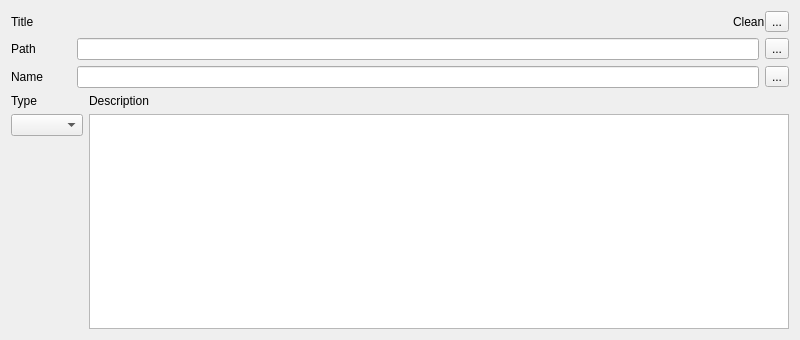
<?xml version="1.0" encoding="UTF-8"?>
<ui version="4.0">
 <class>ImageDialog</class>
 <widget class="QewExtensibleDialog" name="ImageDialog">
  <property name="geometry">
   <rect>
    <x>0</x>
    <y>0</y>
    <width>800</width>
    <height>340</height>
   </rect>
  </property>
  <property name="sizePolicy">
   <sizepolicy hsizetype="Expanding" vsizetype="Expanding">
    <horstretch>0</horstretch>
    <verstretch>0</verstretch>
   </sizepolicy>
  </property>
  <property name="minimumSize">
   <size>
    <width>800</width>
    <height>250</height>
   </size>
  </property>
  <property name="windowTitle">
   <string>ImageDialog</string>
  </property>
  <property name="whatsThis">
   <string/>
  </property>
  <layout class="QVBoxLayout" name="verticalLayout_3">
   <item>
    <layout class="QHBoxLayout" name="horizontalLayout_5">
     <item>
      <widget class="QLabel" name="titleLabel">
       <property name="text">
        <string>Title</string>
       </property>
      </widget>
     </item>
     <item>
      <spacer name="horizontalSpacer">
       <property name="orientation">
        <enum>Qt::Horizontal</enum>
       </property>
       <property name="sizeHint" stdset="0">
        <size>
         <width>0</width>
         <height>20</height>
        </size>
       </property>
      </spacer>
     </item>
     <item>
      <widget class="QWidget" name="cleanWidget" native="true">
       <property name="sizePolicy">
        <sizepolicy hsizetype="Minimum" vsizetype="Preferred">
         <horstretch>0</horstretch>
         <verstretch>0</verstretch>
        </sizepolicy>
       </property>
       <layout class="QHBoxLayout" name="horizontalLayout_4">
        <property name="spacing">
         <number>0</number>
        </property>
        <property name="leftMargin">
         <number>0</number>
        </property>
        <property name="topMargin">
         <number>0</number>
        </property>
        <property name="rightMargin">
         <number>0</number>
        </property>
        <property name="bottomMargin">
         <number>0</number>
        </property>
        <item>
         <widget class="QLabel" name="cleanLabel">
          <property name="text">
           <string>Clean</string>
          </property>
          <property name="margin">
           <number>12</number>
          </property>
         </widget>
        </item>
        <item>
         <widget class="QToolButton" name="cleanToolButton">
          <property name="text">
           <string>...</string>
          </property>
          <property name="icon">
           <iconset resource="../../resources/plugin-resources.qrc">
            <normaloff>:/database/icons/eraser.png</normaloff>:/database/icons/eraser.png</iconset>
          </property>
          <property name="iconSize">
           <size>
            <width>32</width>
            <height>32</height>
           </size>
          </property>
         </widget>
        </item>
       </layout>
      </widget>
     </item>
    </layout>
   </item>
   <item>
    <widget class="QWidget" name="pathWidget" native="true">
     <layout class="QHBoxLayout" name="horizontalLayout">
      <property name="leftMargin">
       <number>0</number>
      </property>
      <property name="topMargin">
       <number>0</number>
      </property>
      <property name="rightMargin">
       <number>0</number>
      </property>
      <property name="bottomMargin">
       <number>0</number>
      </property>
      <item>
       <widget class="QLabel" name="pathLabel">
        <property name="minimumSize">
         <size>
          <width>60</width>
          <height>0</height>
         </size>
        </property>
        <property name="locale">
         <locale language="English" country="UnitedStates"/>
        </property>
        <property name="text">
         <string>Path</string>
        </property>
       </widget>
      </item>
      <item>
       <widget class="QLineEdit" name="pathLineEdit">
        <property name="locale">
         <locale language="English" country="UnitedStates"/>
        </property>
       </widget>
      </item>
      <item>
       <widget class="QToolButton" name="pathToolButton">
        <property name="locale">
         <locale language="English" country="UnitedStates"/>
        </property>
        <property name="text">
         <string>...</string>
        </property>
       </widget>
      </item>
     </layout>
    </widget>
   </item>
   <item>
    <layout class="QHBoxLayout" name="horizontalLayout_3">
     <item>
      <widget class="QLabel" name="nameLabel">
       <property name="minimumSize">
        <size>
         <width>60</width>
         <height>0</height>
        </size>
       </property>
       <property name="locale">
        <locale language="English" country="UnitedStates"/>
       </property>
       <property name="text">
        <string>Name</string>
       </property>
      </widget>
     </item>
     <item>
      <widget class="QLineEdit" name="nameLineEdit">
       <property name="locale">
        <locale language="English" country="UnitedStates"/>
       </property>
      </widget>
     </item>
     <item>
      <widget class="QToolButton" name="nameToolButton">
       <property name="locale">
        <locale language="English" country="UnitedStates"/>
       </property>
       <property name="text">
        <string>...</string>
       </property>
      </widget>
     </item>
    </layout>
   </item>
   <item>
    <layout class="QHBoxLayout" name="horizontalLayout_2">
     <item>
      <widget class="QWidget" name="typeWidget" native="true">
       <property name="enabled">
        <bool>true</bool>
       </property>
       <property name="locale">
        <locale language="English" country="UnitedStates"/>
       </property>
       <layout class="QVBoxLayout" name="verticalLayout">
        <property name="spacing">
         <number>6</number>
        </property>
        <property name="leftMargin">
         <number>0</number>
        </property>
        <property name="topMargin">
         <number>0</number>
        </property>
        <property name="rightMargin">
         <number>0</number>
        </property>
        <property name="bottomMargin">
         <number>0</number>
        </property>
        <item>
         <widget class="QLabel" name="typeLabel">
          <property name="locale">
           <locale language="English" country="UnitedStates"/>
          </property>
          <property name="text">
           <string>Type</string>
          </property>
         </widget>
        </item>
        <item>
         <widget class="QComboBox" name="typeComboBox">
          <property name="locale">
           <locale language="English" country="UnitedStates"/>
          </property>
         </widget>
        </item>
        <item>
         <spacer name="verticalSpacer">
          <property name="orientation">
           <enum>Qt::Vertical</enum>
          </property>
          <property name="sizeHint" stdset="0">
           <size>
            <width>20</width>
            <height>70</height>
           </size>
          </property>
         </spacer>
        </item>
       </layout>
      </widget>
     </item>
     <item>
      <layout class="QVBoxLayout" name="verticalLayout_2">
       <item>
        <widget class="QLabel" name="descriptionLabel">
         <property name="locale">
          <locale language="English" country="UnitedStates"/>
         </property>
         <property name="text">
          <string>Description</string>
         </property>
        </widget>
       </item>
       <item>
        <widget class="QTextEdit" name="descriptionTextEdit">
         <property name="locale">
          <locale language="English" country="UnitedStates"/>
         </property>
        </widget>
       </item>
      </layout>
     </item>
    </layout>
   </item>
  </layout>
  <zorder>titleLabel</zorder>
  <zorder>pathWidget</zorder>
  <zorder>cleanWidget</zorder>
  <zorder>cleanLabel</zorder>
  <zorder>cleanLabel</zorder>
  <zorder>horizontalSpacer</zorder>
 </widget>
 <customwidgets>
  <customwidget>
   <class>QewExtensibleDialog</class>
   <extends>QDialog</extends>
   <header>qewextensibledialog.h</header>
   <container>1</container>
  </customwidget>
 </customwidgets>
 <resources>
  <include location="../../resources/plugin-resources.qrc"/>
 </resources>
 <connections/>
</ui>
